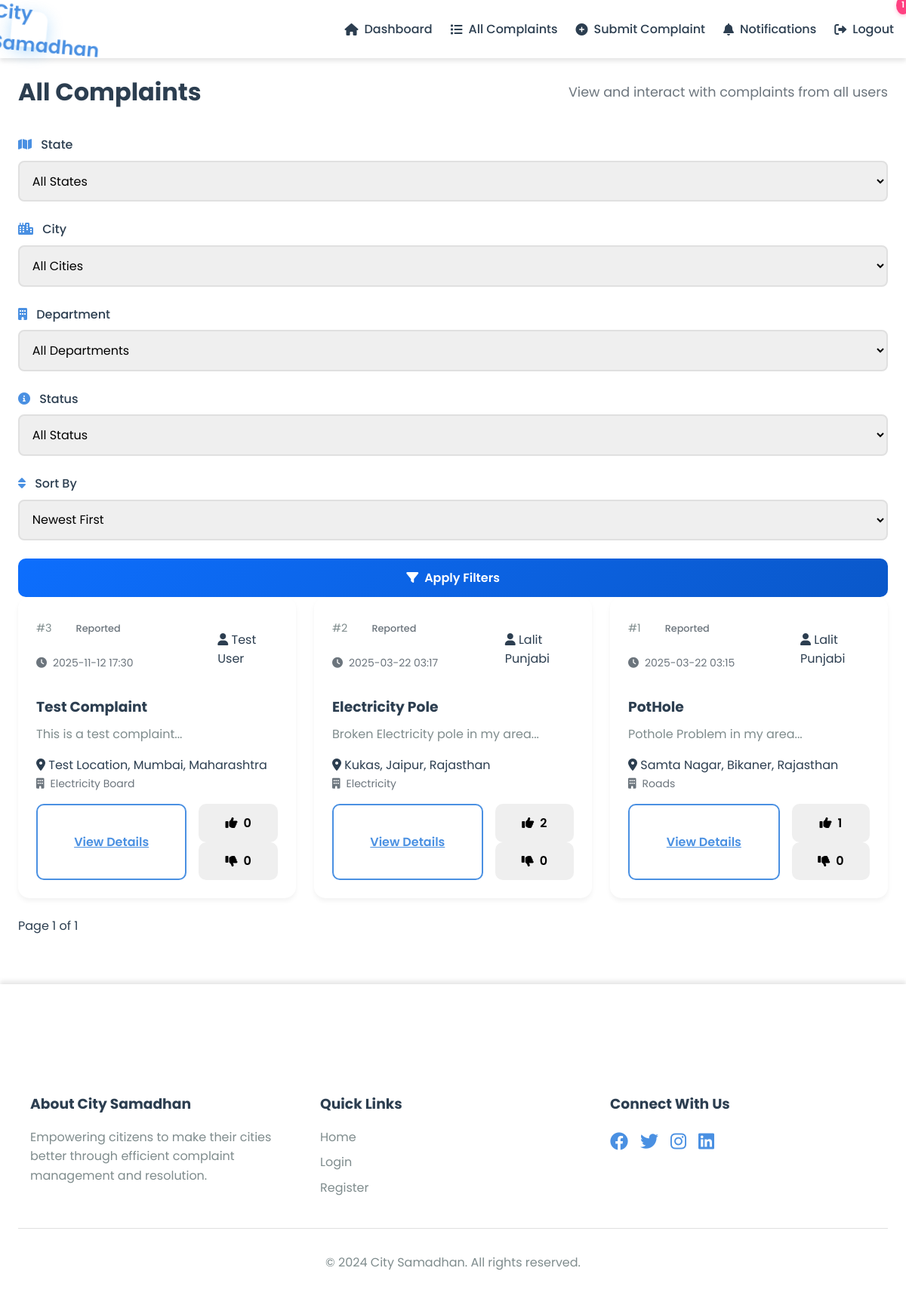
The page /all_complaints (signed in) on the database its author committed.
### app.py (models this page shows)
class Complaint(db.Model):
    id = db.Column(db.Integer, primary_key=True)
    title = db.Column(db.String(200), nullable=False)
    description = db.Column(db.Text, nullable=False)
    location = db.Column(db.String(200), nullable=False)
    state = db.Column(db.String(100), nullable=False)
    city = db.Column(db.String(100), nullable=False)
    department = db.Column(db.String(100), nullable=False)
    status = db.Column(db.String(50), default='Reported')
    timestamp = db.Column(db.DateTime, default=datetime.utcnow)
    user_id = db.Column(db.Integer, db.ForeignKey('user.id'), nullable=False)
    parent_complaint_id = db.Column(db.Integer, db.ForeignKey('complaint.id'), nullable=True)
    upvotes = db.Column(db.Integer, default=0)
    downvotes = db.Column(db.Integer, default=0)
    latitude = db.Column(db.Float)
    longitude = db.Column(db.Float)
    photo = db.Column(db.String(200))
    is_thread = db.Column(db.Boolean, default=False)
    thread_count = db.Column(db.Integer, default=0)
    replies = db.relationship('Complaint',
                            backref=db.backref('parent_complaint', remote_side=[id]),
                            lazy='dynamic')

class User(db.Model):
    id = db.Column(db.Integer, primary_key=True)
    name = db.Column(db.String(100), nullable=False)
    email = db.Column(db.String(100), unique=True, nullable=False)
    phone = db.Column(db.String(15), nullable=False)
    password = db.Column(db.String(100), nullable=False)
    city = db.Column(db.String(100), nullable=False)
    state = db.Column(db.String(100), nullable=False)
    notifications_enabled = db.Column(db.Boolean, default=True)
    complaints = db.relationship('Complaint', backref='author', lazy=True)
    votes = db.relationship('Vote', backref='voter', lazy=True)
    reports = db.relationship('Report', backref='reporter', lazy=True)

### app.py (the view)
@app.route('/all_complaints')
def all_complaints():
    if not session.get('logged_in'):
        return redirect(url_for('login'))
    page = request.args.get('page', 1, type=int)
    per_page = 12  # Number of complaints per page
    state = request.args.get('state', '')
    city = request.args.get('city', '')
    department = request.args.get('department', '')
    status = request.args.get('status', '')
    sort = request.args.get('sort', 'newest')
    query = Complaint.query
    if state:
        query = query.filter_by(state=state)
    if city:
        query = query.filter_by(city=city)
    if department:
        query = query.filter_by(department=department)
    if status:
        query = query.filter_by(status=status)
    if sort == 'newest':
        query = query.order_by(Complaint.timestamp.desc())
    elif sort == 'oldest':
        query = query.order_by(Complaint.timestamp.asc())
    elif sort == 'most_upvoted':
        query = query.order_by(Complaint.upvotes.desc())
    total = query.count()
    total_pages = (total + per_page - 1) // per_page
    complaints = query.paginate(page=page, per_page=per_page, error_out=False).items
    return render_template(
        'all_complaints.html',
        complaints=complaints,
        page=page,
        total_pages=total_pages,
        states=INDIAN_CITIES['states'].keys(),
        cities=INDIAN_CITIES['states'],
        departments=DEPARTMENT_INFO.keys(),
        selected_state=state,
        selected_city=city,
        selected_department=department,
        selected_status=status,
        selected_sort=sort
    )

### app.py (called while the page is built)
@app.context_processor
def inject_notifications():
    if session.get('logged_in'):
        user_id = session.get('user_id')
        unread_count = Notification.query.filter_by(user_id=user_id, read=False).count()
        recent_notifications = Notification.query.filter_by(user_id=user_id).order_by(Notification.timestamp.desc()).limit(5).all()
        return {
            'unread_notifications_count': unread_count,
            'recent_notifications': recent_notifications
        }
    return {
        'unread_notifications_count': 0,
        'recent_notifications': []
    }

### templates/all_complaints.html (shortened to what this page needs)
{% extends "base.html" %}
{% block content %}
<div class="all-complaints-container">
    <div class="section-header">
        <h1>All Complaints</h1>
        <p>View and interact with complaints from all users</p>
    </div>
    <div class="filters-section">
        <form method="GET" class="filter-form">
            <div class="form-group">
                <label for="state">
                    <i class="fas fa-map"></i>
                    State
                </label>
                <select id="state" name="state" onchange="updateCities()">
                    <option value="">All States</option>
                </select>
            </div>
            <div class="form-group">
                <label for="city">
                    <i class="fas fa-city"></i>
                    City
                </label>
                <select id="city" name="city">
                    <option value="">All Cities</option>
                </select>
            </div>
            <div class="form-group">
                <label for="department">
                    <i class="fas fa-building"></i>
                    Department
                </label>
                <select id="department" name="department">
                    <option value="">All Departments</option>
                </select>
            </div>
            <div class="form-group">
                <label for="status">
                    <i class="fas fa-info-circle"></i>
                    Status
                </label>
                <select id="status" name="status">
                    <option value="">All Status</option>
                </select>
            </div>
            <div class="form-group">
                <label for="sort">
                    <i class="fas fa-sort"></i>
                    Sort By
                </label>
                <select id="sort" name="sort">
                    <option value="newest" {% if 'newest' == selected_sort %}selected{% endif %}>Newest First</option>
                </select>
            </div>
            <button type="submit" class="btn btn-primary">
                <i class="fas fa-filter"></i>
                Apply Filters
            </button>
        </form>
    </div>
    {% if complaints %}
    <div class="complaints-grid">
        {% for complaint in complaints %}
        <div class="complaint-card">
            <div class="complaint-header">
                <div class="complaint-meta">
                    <span class="complaint-id">#{{ complaint.id }}</span>
                    <span class="status-badge {{ complaint.status.lower() }}">
                        {{ complaint.status }}
                    </span>
                    <span class="timestamp">
                        <i class="fas fa-clock"></i> {{ complaint.timestamp.strftime('%Y-%m-%d %H:%M') }}
                    </span>
                </div>
                <div class="complaint-author">
                    <i class="fas fa-user"></i>
                    {{ complaint.author.name }}
                </div>
            </div>
            <h3>{{ complaint.title }}</h3>
            <p class="complaint-desc">{{ complaint.description[:150] }}...</p>
            <div class="complaint-location">
                <i class="fas fa-map-marker-alt"></i>
                {{ complaint.location }}, {{ complaint.city }}, {{ complaint.state }}
            </div>
            <div class="complaint-meta">
                <span>
                    <i class="fas fa-building"></i>
                    {{ complaint.department }}
                </span>
            </div>
            <div class="complaint-actions">
                <a href="{{ url_for('view_complaint', complaint_id=complaint.id) }}" class="btn btn-secondary">
                    View Details
                </a>
                <div class="vote-buttons">
                    <button onclick="vote({{ complaint.id }}, 'upvote')" class="btn btn-vote">
                        <i class="fas fa-thumbs-up"></i> {{ complaint.upvotes }}
                    </button>
                    <button onclick="vote({{ complaint.id }}, 'downvote')" class="btn btn-vote">
                        <i class="fas fa-thumbs-down"></i> {{ complaint.downvotes }}
                    </button>
                </div>
            </div>
        </div>
        {% endfor %}
    </div>
    <div class="pagination">
        <span class="page-info">Page {{ page }} of {{ total_pages }}</span>
    </div>
    {% else %}
    <div class="no-complaints">
        <i class="fas fa-clipboard-list"></i>
        <p>No complaints found matching your filters.</p>
    </div>
    {% endif %}
</div>
{% endblock %}

### static/style.css (style rules this page uses)
*, *::before, *::after { box-sizing: border-box; margin: 0; padding: 0; }
:root { --primary-color: #4A90E2; --primary-light: #6BA5E7; --primary-dark: #357ABD; --secondary-color: #F5F9FF; --text-color: #2C3E50; --text-light: #7F8C8D; --success-color: #2ECC71; --error-color: #E74C3C; --white: #FFFFFF; --shadow: 0 4px 6px rgba(0, 0, 0, 0.1); --transition: all 0.3s ease; }
body { font-family: 'Segoe UI', Tahoma, Geneva, Verdana, sans-serif; background-color: #f8f9fa; color: #333; line-height: 1.6; min-height: 100vh; }
.form-group label { display: block; margin-bottom: 0.5rem; color: var(--text-color); font-weight: 500; }
.form-group label i { margin-right: 0.5rem; color: var(--primary-color); }
.form-group input, .form-group select { width: 100%; padding: 0.8rem; border: 2px solid #E0E0E0; border-radius: 0.5rem; font-size: 1rem; transition: var(--transition); }
.btn { display: inline-flex; align-items: center; justify-content: center; gap: 0.5rem; padding: 0.8rem 2rem; border: none; border-radius: 10px; font-size: 1rem; font-weight: 600; cursor: pointer; transition: all 0.3s ease; width: 100%; }
.btn-primary { background: linear-gradient(135deg, #0d6efd, #0a58ca); color: var(--white); border: none; }
.section-header { display: flex; justify-content: space-between; align-items: center; margin-bottom: 1.5rem; }
.complaints-grid { display: grid; grid-template-columns: repeat(auto-fill, minmax(300px, 1fr)); gap: 1.5rem; }
.complaint-card { background: var(--white); border-radius: 1rem; padding: 1.5rem; box-shadow: var(--shadow); transition: var(--transition); }
.complaint-header { display: flex; justify-content: space-between; align-items: center; margin-bottom: 1rem; }
.complaint-id { color: var(--text-light); font-size: 0.9rem; }
.status-badge { padding: 0.5rem 1rem; border-radius: 2rem; font-size: 0.8rem; font-weight: 500; }
.complaint-card h3 { color: var(--text-color); margin-bottom: 0.5rem; }
.complaint-desc { color: var(--text-light); margin-bottom: 1rem; line-height: 1.6; }
.complaint-meta { display: flex; flex-wrap: wrap; gap: 1rem; margin-bottom: 1rem; font-size: 0.9rem; color: var(--text-light); }
.complaint-meta span { display: flex; align-items: center; gap: 0.5rem; }
.complaint-actions { display: flex; gap: 1rem; }
.btn-secondary { background: transparent; border: 2px solid var(--primary-color); color: var(--primary-color); }
.form-group { margin-bottom: 1.5rem; }
.form-group label { display: block; color: var(--text-color); font-weight: 500; margin-bottom: 0.5rem; }
.form-group input[type="text"], .form-group input[type="email"], .form-group input[type="tel"], .form-group select, .form-group textarea { width: 100%; padding: 0.8rem; border: 2px solid #E0E0E0; border-radius: 0.5rem; font-size: 1rem; transition: var(--transition); }
body { font-family: 'Segoe UI', Tahoma, Geneva, Verdana, sans-serif; background-color: #f8f9fa; color: #333; }
.btn { border-radius: 10px; padding: 0.8rem 2rem; font-weight: 600; transition: all 0.3s ease; }
.btn-primary { background: linear-gradient(135deg, #0d6efd, #0a58ca); border: none; }
.complaint-card { background: white; border-radius: 15px; padding: 1.5rem; margin-bottom: 1.5rem; box-shadow: 0 4px 6px rgba(0, 0, 0, 0.05); transition: transform 0.3s ease; }
.complaint-meta { color: #6c757d; font-size: 0.875rem; margin-bottom: 1rem; }
.section-header { margin-bottom: 2rem; text-align: center; }
.section-header p { color: #6c757d; font-size: 1.1rem; }

### templates/base.html (style rules this page uses)
* { margin: 0; padding: 0; box-sizing: border-box; font-family: 'Poppins', sans-serif; }
body { background-color: var(--bg-color); color: var(--text-color); transition: background-color 0.3s ease, color 0.3s ease; line-height: 1.6; }

### rows shown on the page
Complaint: id "3", status "Reported", timestamp "2025-11-12 17:30", author.name "Test User", title "Test Complaint", description "This is a test complaint", location "Test Location", city "Mumbai", state "Maharashtra", department "Electricity Board", upvotes "0", downvotes "0"
Complaint: id "2", status "Reported", timestamp "2025-03-22 03:17", author.name "Lalit Punjabi", title "Electricity Pole", description "Broken Electricity pole in my area", location "Kukas", city "Jaipur", state "Rajasthan", department "Electricity", upvotes "2", downvotes "0"
Complaint: id "1", status "Reported", timestamp "2025-03-22 03:15", author.name "Lalit Punjabi", title "PotHole", description "Pothole Problem in my area", location "Samta Nagar", city "Bikaner", state "Rajasthan", department "Roads", upvotes "1", downvotes "0"

### other values the page prints
{{ unread_notifications_count }} "1"
{{ page }} "1"
{{ total_pages }} "1"
